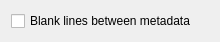
<ui version="4.0" >
 <class>Config</class>
 <widget class="QWidget" name="Config" >
  <property name="geometry" >
   <rect>
    <x>0</x>
    <y>0</y>
    <width>220</width>
    <height>31</height>
   </rect>
  </property>
  <property name="windowTitle" >
   <string>Form</string>
  </property>
  <layout class="QVBoxLayout" name="verticalLayout" >
   <item>
    <widget class="QCheckBox" name="BlankLines" >
     <property name="sizePolicy" >
      <sizepolicy vsizetype="Fixed" hsizetype="Expanding" >
       <horstretch>0</horstretch>
       <verstretch>0</verstretch>
      </sizepolicy>
     </property>
     <property name="toolTip" >
      <string>Specify if blank lines are allowed between metadata in an email.</string>
     </property>
     <property name="whatsThis" >
      <string>If this parameters is checked, the filter supposes that the header of the email is in one block. This signifies that when after the first blank line in the email, the rest is considered as the content.</string>
     </property>
     <property name="text" >
      <string>Blank lines between metadata</string>
     </property>
    </widget>
   </item>
  </layout>
 </widget>
 <resources/>
 <connections/>
</ui>
